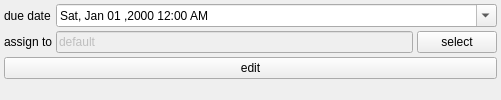
<?xml version="1.0" encoding="UTF-8"?>
<ui version="4.0">
 <class>MainWindow</class>
 <widget class="QMainWindow" name="MainWindow">
  <property name="windowModality">
   <enum>Qt::ApplicationModal</enum>
  </property>
  <property name="geometry">
   <rect>
    <x>0</x>
    <y>0</y>
    <width>501</width>
    <height>100</height>
   </rect>
  </property>
  <property name="windowTitle">
   <string>MainWindow</string>
  </property>
  <widget class="QWidget" name="centralwidget">
   <property name="sizePolicy">
    <sizepolicy hsizetype="Fixed" vsizetype="Preferred">
     <horstretch>0</horstretch>
     <verstretch>0</verstretch>
    </sizepolicy>
   </property>
   <layout class="QGridLayout" name="gridLayout">
    <property name="leftMargin">
     <number>4</number>
    </property>
    <property name="topMargin">
     <number>4</number>
    </property>
    <property name="rightMargin">
     <number>4</number>
    </property>
    <property name="bottomMargin">
     <number>4</number>
    </property>
    <property name="spacing">
     <number>4</number>
    </property>
    <item row="0" column="1" colspan="2">
     <widget class="QDateTimeEdit" name="dateTimeEditDue">
      <property name="focusPolicy">
       <enum>Qt::NoFocus</enum>
      </property>
      <property name="displayFormat">
       <string>ddd, MMM dd ,yyyy h:mm AP</string>
      </property>
      <property name="calendarPopup">
       <bool>true</bool>
      </property>
     </widget>
    </item>
    <item row="1" column="0">
     <widget class="QLabel" name="labelAssignTo">
      <property name="sizePolicy">
       <sizepolicy hsizetype="Fixed" vsizetype="Preferred">
        <horstretch>0</horstretch>
        <verstretch>0</verstretch>
       </sizepolicy>
      </property>
      <property name="text">
       <string>assign to</string>
      </property>
     </widget>
    </item>
    <item row="1" column="2">
     <widget class="QPushButton" name="pushUsers">
      <property name="sizePolicy">
       <sizepolicy hsizetype="Fixed" vsizetype="Fixed">
        <horstretch>0</horstretch>
        <verstretch>0</verstretch>
       </sizepolicy>
      </property>
      <property name="focusPolicy">
       <enum>Qt::NoFocus</enum>
      </property>
      <property name="text">
       <string>select</string>
      </property>
     </widget>
    </item>
    <item row="1" column="1">
     <widget class="QLineEdit" name="lineEditWorkers">
      <property name="enabled">
       <bool>false</bool>
      </property>
      <property name="sizePolicy">
       <sizepolicy hsizetype="MinimumExpanding" vsizetype="Fixed">
        <horstretch>0</horstretch>
        <verstretch>0</verstretch>
       </sizepolicy>
      </property>
      <property name="focusPolicy">
       <enum>Qt::NoFocus</enum>
      </property>
      <property name="toolTip">
       <string>list of space separated usernames</string>
      </property>
      <property name="text">
       <string>default</string>
      </property>
     </widget>
    </item>
    <item row="0" column="0">
     <widget class="QLabel" name="labelDue">
      <property name="sizePolicy">
       <sizepolicy hsizetype="Fixed" vsizetype="Preferred">
        <horstretch>0</horstretch>
        <verstretch>0</verstretch>
       </sizepolicy>
      </property>
      <property name="text">
       <string>due date</string>
      </property>
     </widget>
    </item>
    <item row="2" column="0" colspan="3">
     <widget class="QPushButton" name="pushEdit">
      <property name="focusPolicy">
       <enum>Qt::NoFocus</enum>
      </property>
      <property name="text">
       <string>edit</string>
      </property>
     </widget>
    </item>
    <item row="3" column="1">
     <spacer name="verticalSpacer">
      <property name="orientation">
       <enum>Qt::Vertical</enum>
      </property>
      <property name="sizeHint" stdset="0">
       <size>
        <width>20</width>
        <height>40</height>
       </size>
      </property>
     </spacer>
    </item>
   </layout>
  </widget>
 </widget>
 <resources/>
 <connections/>
</ui>
